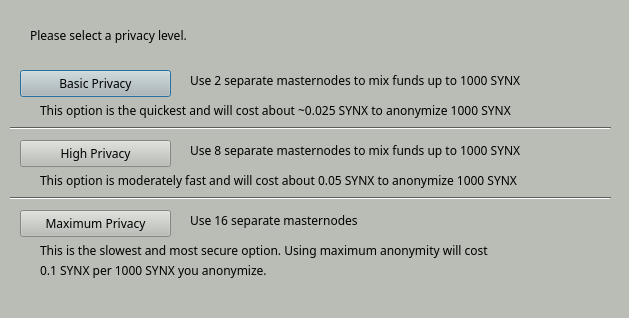
<?xml version="1.0" encoding="UTF-8"?>
<ui version="4.0">
 <class>StashedsendConfig</class>
 <widget class="QDialog" name="StashedsendConfig">
  <property name="geometry">
   <rect>
    <x>0</x>
    <y>0</y>
    <width>629</width>
    <height>318</height>
   </rect>
  </property>
  <property name="palette">
   <palette>
    <active>
     <colorrole role="WindowText">
      <brush brushstyle="SolidPattern">
       <color alpha="255">
        <red>0</red>
        <green>0</green>
        <blue>0</blue>
       </color>
      </brush>
     </colorrole>
     <colorrole role="Button">
      <brush brushstyle="SolidPattern">
       <color alpha="255">
        <red>186</red>
        <green>189</green>
        <blue>182</blue>
       </color>
      </brush>
     </colorrole>
     <colorrole role="Light">
      <brush brushstyle="SolidPattern">
       <color alpha="255">
        <red>255</red>
        <green>255</green>
        <blue>255</blue>
       </color>
      </brush>
     </colorrole>
     <colorrole role="Midlight">
      <brush brushstyle="SolidPattern">
       <color alpha="255">
        <red>220</red>
        <green>222</green>
        <blue>218</blue>
       </color>
      </brush>
     </colorrole>
     <colorrole role="Dark">
      <brush brushstyle="SolidPattern">
       <color alpha="255">
        <red>93</red>
        <green>94</green>
        <blue>91</blue>
       </color>
      </brush>
     </colorrole>
     <colorrole role="Mid">
      <brush brushstyle="SolidPattern">
       <color alpha="255">
        <red>124</red>
        <green>126</green>
        <blue>121</blue>
       </color>
      </brush>
     </colorrole>
     <colorrole role="Text">
      <brush brushstyle="SolidPattern">
       <color alpha="255">
        <red>0</red>
        <green>0</green>
        <blue>0</blue>
       </color>
      </brush>
     </colorrole>
     <colorrole role="BrightText">
      <brush brushstyle="SolidPattern">
       <color alpha="255">
        <red>255</red>
        <green>255</green>
        <blue>255</blue>
       </color>
      </brush>
     </colorrole>
     <colorrole role="ButtonText">
      <brush brushstyle="SolidPattern">
       <color alpha="255">
        <red>0</red>
        <green>0</green>
        <blue>0</blue>
       </color>
      </brush>
     </colorrole>
     <colorrole role="Base">
      <brush brushstyle="SolidPattern">
       <color alpha="255">
        <red>255</red>
        <green>255</green>
        <blue>255</blue>
       </color>
      </brush>
     </colorrole>
     <colorrole role="Window">
      <brush brushstyle="SolidPattern">
       <color alpha="255">
        <red>186</red>
        <green>189</green>
        <blue>182</blue>
       </color>
      </brush>
     </colorrole>
     <colorrole role="Shadow">
      <brush brushstyle="SolidPattern">
       <color alpha="255">
        <red>0</red>
        <green>0</green>
        <blue>0</blue>
       </color>
      </brush>
     </colorrole>
     <colorrole role="AlternateBase">
      <brush brushstyle="SolidPattern">
       <color alpha="255">
        <red>220</red>
        <green>222</green>
        <blue>218</blue>
       </color>
      </brush>
     </colorrole>
     <colorrole role="ToolTipBase">
      <brush brushstyle="SolidPattern">
       <color alpha="255">
        <red>255</red>
        <green>255</green>
        <blue>220</blue>
       </color>
      </brush>
     </colorrole>
     <colorrole role="ToolTipText">
      <brush brushstyle="SolidPattern">
       <color alpha="255">
        <red>0</red>
        <green>0</green>
        <blue>0</blue>
       </color>
      </brush>
     </colorrole>
    </active>
    <inactive>
     <colorrole role="WindowText">
      <brush brushstyle="SolidPattern">
       <color alpha="255">
        <red>0</red>
        <green>0</green>
        <blue>0</blue>
       </color>
      </brush>
     </colorrole>
     <colorrole role="Button">
      <brush brushstyle="SolidPattern">
       <color alpha="255">
        <red>186</red>
        <green>189</green>
        <blue>182</blue>
       </color>
      </brush>
     </colorrole>
     <colorrole role="Light">
      <brush brushstyle="SolidPattern">
       <color alpha="255">
        <red>255</red>
        <green>255</green>
        <blue>255</blue>
       </color>
      </brush>
     </colorrole>
     <colorrole role="Midlight">
      <brush brushstyle="SolidPattern">
       <color alpha="255">
        <red>220</red>
        <green>222</green>
        <blue>218</blue>
       </color>
      </brush>
     </colorrole>
     <colorrole role="Dark">
      <brush brushstyle="SolidPattern">
       <color alpha="255">
        <red>93</red>
        <green>94</green>
        <blue>91</blue>
       </color>
      </brush>
     </colorrole>
     <colorrole role="Mid">
      <brush brushstyle="SolidPattern">
       <color alpha="255">
        <red>124</red>
        <green>126</green>
        <blue>121</blue>
       </color>
      </brush>
     </colorrole>
     <colorrole role="Text">
      <brush brushstyle="SolidPattern">
       <color alpha="255">
        <red>0</red>
        <green>0</green>
        <blue>0</blue>
       </color>
      </brush>
     </colorrole>
     <colorrole role="BrightText">
      <brush brushstyle="SolidPattern">
       <color alpha="255">
        <red>255</red>
        <green>255</green>
        <blue>255</blue>
       </color>
      </brush>
     </colorrole>
     <colorrole role="ButtonText">
      <brush brushstyle="SolidPattern">
       <color alpha="255">
        <red>0</red>
        <green>0</green>
        <blue>0</blue>
       </color>
      </brush>
     </colorrole>
     <colorrole role="Base">
      <brush brushstyle="SolidPattern">
       <color alpha="255">
        <red>255</red>
        <green>255</green>
        <blue>255</blue>
       </color>
      </brush>
     </colorrole>
     <colorrole role="Window">
      <brush brushstyle="SolidPattern">
       <color alpha="255">
        <red>186</red>
        <green>189</green>
        <blue>182</blue>
       </color>
      </brush>
     </colorrole>
     <colorrole role="Shadow">
      <brush brushstyle="SolidPattern">
       <color alpha="255">
        <red>0</red>
        <green>0</green>
        <blue>0</blue>
       </color>
      </brush>
     </colorrole>
     <colorrole role="AlternateBase">
      <brush brushstyle="SolidPattern">
       <color alpha="255">
        <red>220</red>
        <green>222</green>
        <blue>218</blue>
       </color>
      </brush>
     </colorrole>
     <colorrole role="ToolTipBase">
      <brush brushstyle="SolidPattern">
       <color alpha="255">
        <red>255</red>
        <green>255</green>
        <blue>220</blue>
       </color>
      </brush>
     </colorrole>
     <colorrole role="ToolTipText">
      <brush brushstyle="SolidPattern">
       <color alpha="255">
        <red>0</red>
        <green>0</green>
        <blue>0</blue>
       </color>
      </brush>
     </colorrole>
    </inactive>
    <disabled>
     <colorrole role="WindowText">
      <brush brushstyle="SolidPattern">
       <color alpha="255">
        <red>93</red>
        <green>94</green>
        <blue>91</blue>
       </color>
      </brush>
     </colorrole>
     <colorrole role="Button">
      <brush brushstyle="SolidPattern">
       <color alpha="255">
        <red>186</red>
        <green>189</green>
        <blue>182</blue>
       </color>
      </brush>
     </colorrole>
     <colorrole role="Light">
      <brush brushstyle="SolidPattern">
       <color alpha="255">
        <red>255</red>
        <green>255</green>
        <blue>255</blue>
       </color>
      </brush>
     </colorrole>
     <colorrole role="Midlight">
      <brush brushstyle="SolidPattern">
       <color alpha="255">
        <red>220</red>
        <green>222</green>
        <blue>218</blue>
       </color>
      </brush>
     </colorrole>
     <colorrole role="Dark">
      <brush brushstyle="SolidPattern">
       <color alpha="255">
        <red>93</red>
        <green>94</green>
        <blue>91</blue>
       </color>
      </brush>
     </colorrole>
     <colorrole role="Mid">
      <brush brushstyle="SolidPattern">
       <color alpha="255">
        <red>124</red>
        <green>126</green>
        <blue>121</blue>
       </color>
      </brush>
     </colorrole>
     <colorrole role="Text">
      <brush brushstyle="SolidPattern">
       <color alpha="255">
        <red>93</red>
        <green>94</green>
        <blue>91</blue>
       </color>
      </brush>
     </colorrole>
     <colorrole role="BrightText">
      <brush brushstyle="SolidPattern">
       <color alpha="255">
        <red>255</red>
        <green>255</green>
        <blue>255</blue>
       </color>
      </brush>
     </colorrole>
     <colorrole role="ButtonText">
      <brush brushstyle="SolidPattern">
       <color alpha="255">
        <red>93</red>
        <green>94</green>
        <blue>91</blue>
       </color>
      </brush>
     </colorrole>
     <colorrole role="Base">
      <brush brushstyle="SolidPattern">
       <color alpha="255">
        <red>186</red>
        <green>189</green>
        <blue>182</blue>
       </color>
      </brush>
     </colorrole>
     <colorrole role="Window">
      <brush brushstyle="SolidPattern">
       <color alpha="255">
        <red>186</red>
        <green>189</green>
        <blue>182</blue>
       </color>
      </brush>
     </colorrole>
     <colorrole role="Shadow">
      <brush brushstyle="SolidPattern">
       <color alpha="255">
        <red>0</red>
        <green>0</green>
        <blue>0</blue>
       </color>
      </brush>
     </colorrole>
     <colorrole role="AlternateBase">
      <brush brushstyle="SolidPattern">
       <color alpha="255">
        <red>186</red>
        <green>189</green>
        <blue>182</blue>
       </color>
      </brush>
     </colorrole>
     <colorrole role="ToolTipBase">
      <brush brushstyle="SolidPattern">
       <color alpha="255">
        <red>255</red>
        <green>255</green>
        <blue>220</blue>
       </color>
      </brush>
     </colorrole>
     <colorrole role="ToolTipText">
      <brush brushstyle="SolidPattern">
       <color alpha="255">
        <red>0</red>
        <green>0</green>
        <blue>0</blue>
       </color>
      </brush>
     </colorrole>
    </disabled>
   </palette>
  </property>
  <property name="font">
   <font>
    <family>Sawasdee</family>
   </font>
  </property>
  <property name="windowTitle">
   <string>Configure Darksend</string>
  </property>
  <widget class="QPushButton" name="buttonBasic">
   <property name="geometry">
    <rect>
     <x>20</x>
     <y>70</y>
     <width>151</width>
     <height>27</height>
    </rect>
   </property>
   <property name="text">
    <string>Basic Privacy</string>
   </property>
  </widget>
  <widget class="QPushButton" name="buttonHigh">
   <property name="geometry">
    <rect>
     <x>20</x>
     <y>140</y>
     <width>151</width>
     <height>27</height>
    </rect>
   </property>
   <property name="text">
    <string>High Privacy</string>
   </property>
  </widget>
  <widget class="QPushButton" name="buttonMax">
   <property name="geometry">
    <rect>
     <x>20</x>
     <y>210</y>
     <width>151</width>
     <height>27</height>
    </rect>
   </property>
   <property name="text">
    <string>Maximum Privacy</string>
   </property>
  </widget>
  <widget class="QLabel" name="label">
   <property name="geometry">
    <rect>
     <x>30</x>
     <y>20</y>
     <width>571</width>
     <height>31</height>
    </rect>
   </property>
   <property name="text">
    <string>Please select a privacy level.</string>
   </property>
  </widget>
  <widget class="QLabel" name="label_2">
   <property name="geometry">
    <rect>
     <x>190</x>
     <y>70</y>
     <width>421</width>
     <height>21</height>
    </rect>
   </property>
   <property name="text">
    <string>Use 2 separate masternodes to mix funds up to 1000 SYNX</string>
   </property>
  </widget>
  <widget class="QLabel" name="label_3">
   <property name="geometry">
    <rect>
     <x>190</x>
     <y>140</y>
     <width>411</width>
     <height>21</height>
    </rect>
   </property>
   <property name="text">
    <string>Use 8 separate masternodes to mix funds up to 1000 SYNX</string>
   </property>
  </widget>
  <widget class="QLabel" name="label_4">
   <property name="geometry">
    <rect>
     <x>190</x>
     <y>210</y>
     <width>421</width>
     <height>21</height>
    </rect>
   </property>
   <property name="text">
    <string>Use 16 separate masternodes</string>
   </property>
  </widget>
  <widget class="QLabel" name="label_6">
   <property name="geometry">
    <rect>
     <x>40</x>
     <y>100</y>
     <width>561</width>
     <height>21</height>
    </rect>
   </property>
   <property name="text">
    <string>This option is the quickest and will cost about ~0.025 SYNX to anonymize 1000 SYNX</string>
   </property>
  </widget>
  <widget class="QLabel" name="label_7">
   <property name="geometry">
    <rect>
     <x>40</x>
     <y>170</y>
     <width>561</width>
     <height>21</height>
    </rect>
   </property>
   <property name="text">
    <string>This option is moderately fast and will cost about 0.05 SYNX to anonymize 1000 SYNX</string>
   </property>
  </widget>
  <widget class="QLabel" name="label_8">
   <property name="geometry">
    <rect>
     <x>40</x>
     <y>240</y>
     <width>561</width>
     <height>21</height>
    </rect>
   </property>
   <property name="text">
    <string>This is the slowest and most secure option. Using maximum anonymity will cost</string>
   </property>
  </widget>
  <widget class="QLabel" name="label_9">
   <property name="geometry">
    <rect>
     <x>40</x>
     <y>260</y>
     <width>561</width>
     <height>21</height>
    </rect>
   </property>
   <property name="text">
    <string>0.1 SYNX per 1000 SYNX you anonymize.</string>
   </property>
  </widget>
  <widget class="Line" name="line">
   <property name="geometry">
    <rect>
     <x>10</x>
     <y>120</y>
     <width>601</width>
     <height>16</height>
    </rect>
   </property>
   <property name="orientation">
    <enum>Qt::Horizontal</enum>
   </property>
  </widget>
  <widget class="Line" name="line_2">
   <property name="geometry">
    <rect>
     <x>10</x>
     <y>190</y>
     <width>601</width>
     <height>16</height>
    </rect>
   </property>
   <property name="orientation">
    <enum>Qt::Horizontal</enum>
   </property>
  </widget>
 </widget>
 <resources/>
 <connections/>
</ui>
